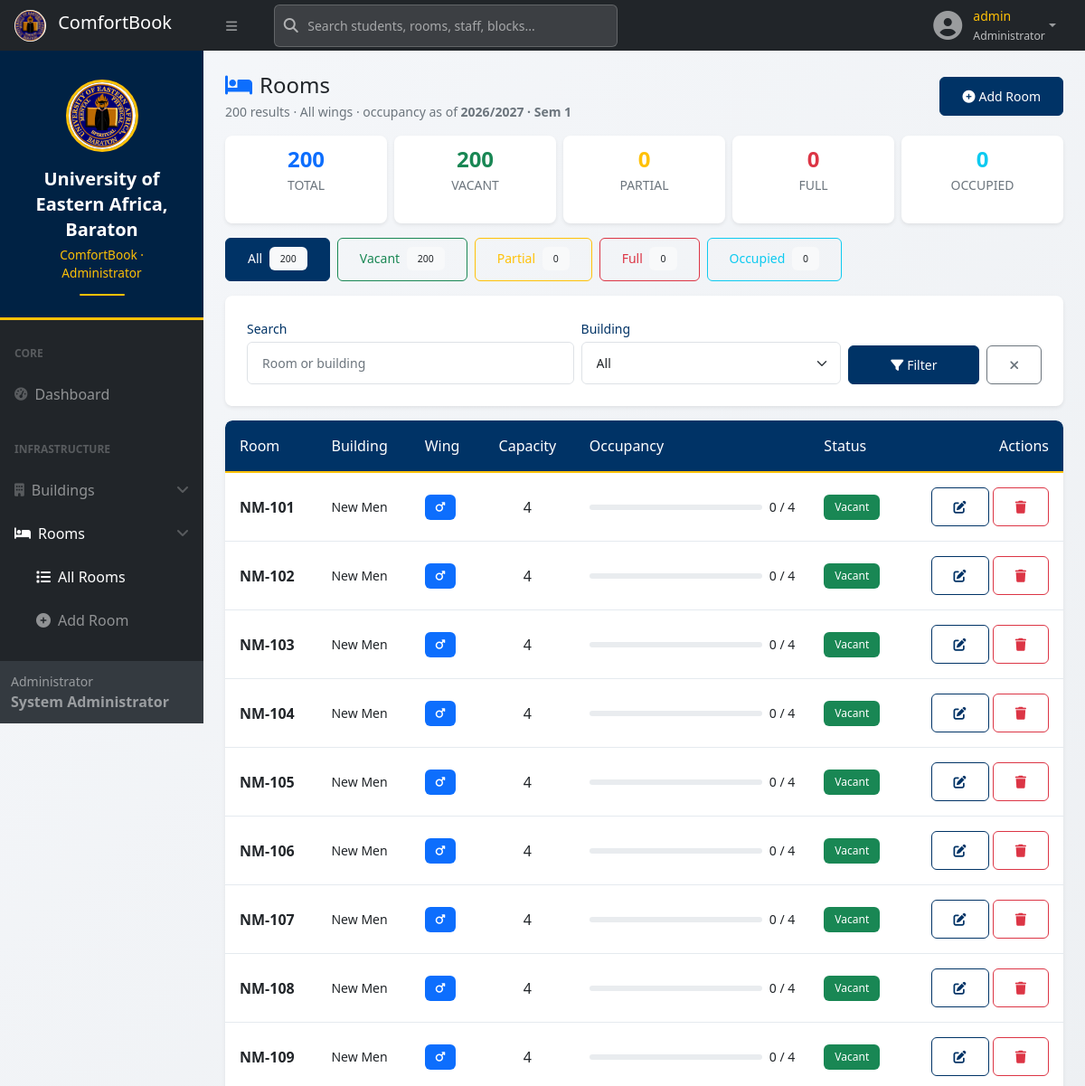
The app's page /user/rooms.php (signed in, upper part), older data.
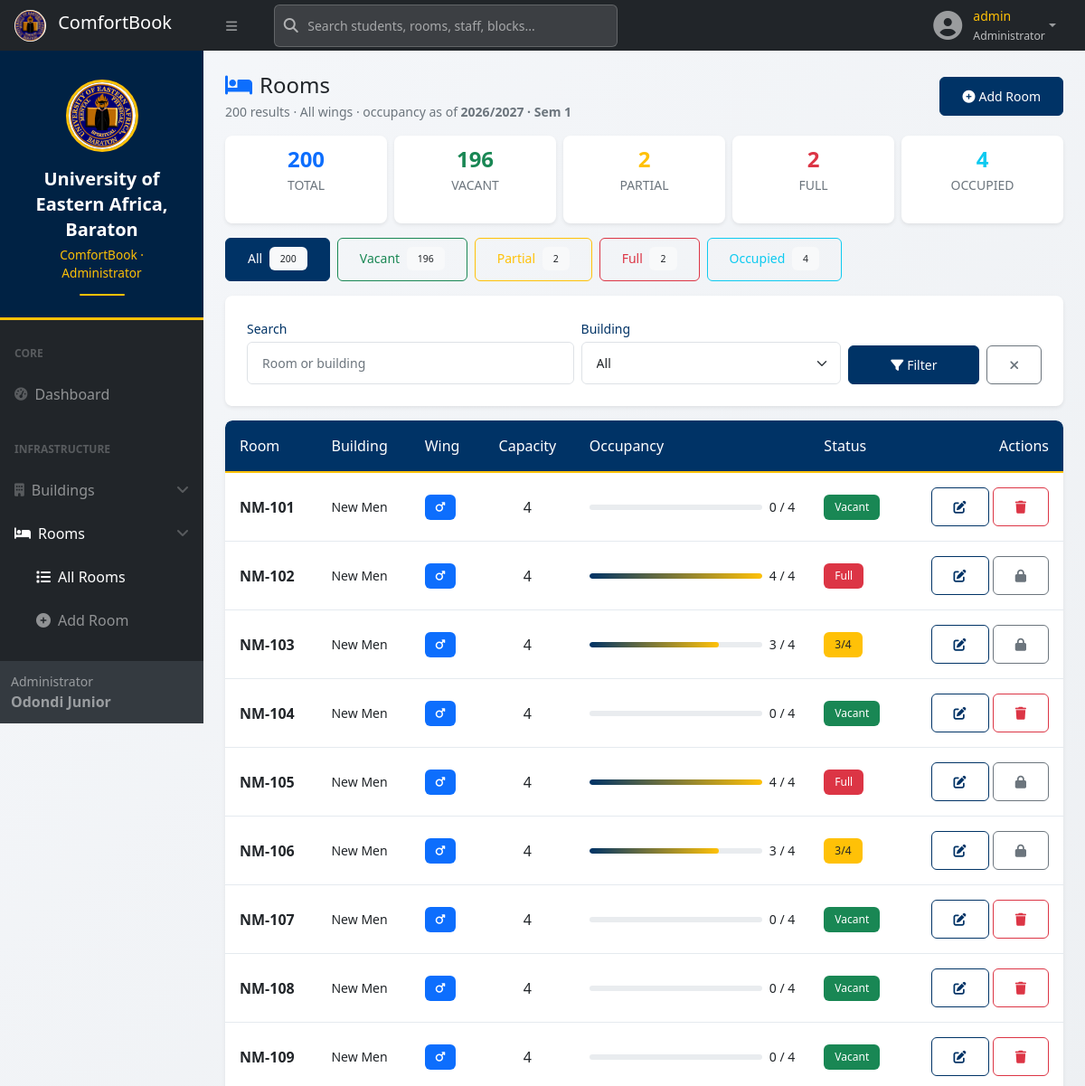
The same page, newer data.
### tables this page shows
CREATE TABLE `rooms` (
  `id` int(10) UNSIGNED NOT NULL,
  `block_id` int(10) UNSIGNED NOT NULL,
  `room_number` varchar(20) NOT NULL,
  `capacity` tinyint(3) UNSIGNED NOT NULL DEFAULT 1,
  `gender` enum('Male','Female') NOT NULL,
  `status` enum('vacant','available_p2','reserved','occupied') NOT NULL DEFAULT 'vacant',
  `reserved_by_student_id` int(10) UNSIGNED DEFAULT NULL,
  `reserved_at` datetime DEFAULT NULL,
  `notes` text DEFAULT NULL,
  `created_at` datetime NOT NULL DEFAULT current_timestamp()
);

CREATE TABLE `blocks` (
  `id` int(10) UNSIGNED NOT NULL,
  `name` varchar(80) NOT NULL,
  `gender` enum('Male','Female') NOT NULL,
  `description` text DEFAULT NULL,
  `is_active` tinyint(1) NOT NULL DEFAULT 1,
  `created_at` datetime NOT NULL DEFAULT current_timestamp()
);

### includes/auth.php (called while the page is built, shortened)
<?php
require_once __DIR__ . '/config.php';
function user_role(): ?string    { return $_SESSION['role'] ?? null; }
function gender_scope(): ?string { return $_SESSION['gender_scope'] ?? null; }
function is_admin(): bool        { return user_role() === 'admin'; }
        ?>
        <?php
function gender_filter(): ?string { return gender_scope(); }
function role_display(): string {
    return match(user_role()) {
        'admin'           => 'Administrator',
        'dean_men'        => 'Dean of Men',
        'dean_women'      => 'Dean of Women',
        'secretary_men'   => 'Secretary (Men)',
        'secretary_women' => 'Secretary (Women)',
        default           => 'User'
    };
}

### includes/config.php (called while the page is built, shortened)
<?php
function h($v): string {
    return htmlspecialchars((string)$v, ENT_QUOTES, 'UTF-8');
}

### user/rooms.php (the view, shortened to what the changed rows need)
<?php
require_once __DIR__ . '/../includes/config.php';
require_once __DIR__ . '/../includes/auth.php';
$gender    = gender_filter();
$filterStatus = $_GET['status'] ?? '';
$where = ' WHERE 1=1'; $params = [];
$occSub = "(SELECT COUNT(DISTINCT s2.id) FROM students s2
            WHERE s2.current_room_id = r.id
              AND s2.placed = 1
              AND s2.is_active = 1)";
$pendingSub = "(SELECT COUNT(*) FROM bookings b2
                WHERE b2.room_id = r.id
                  AND b2.status IN ('pending_otp','pending_payment','pending_approval','confirmed'))";
$perPage = 25;
$page    = max(1, (int)($_GET['page'] ?? 1));
$stmt = $pdo->prepare("
    SELECT r.*, b.name block_name, b.gender block_gender,
           $occSub AS occupants,
           $pendingSub AS pending_bookings
    FROM rooms r
    JOIN blocks b ON b.id = r.block_id
    $where
    ORDER BY b.gender, b.name, r.room_number
");
$stmt->execute($params);
$allRooms = $stmt->fetchAll();
$offset = ($page - 1) * $perPage;
$rooms  = array_slice($allRooms, $offset, $perPage);
$stmt = $pdo->prepare("
    SELECT
        COUNT(*) AS total,
        SUM(CASE WHEN ($occSub) = 0 THEN 1 ELSE 0 END) AS vacant,
        SUM(CASE WHEN ($occSub) > 0 AND ($occSub) < r.capacity THEN 1 ELSE 0 END) AS partial,
        SUM(CASE WHEN ($occSub) >= r.capacity THEN 1 ELSE 0 END) AS full,
        SUM(CASE WHEN ($occSub) > 0 THEN 1 ELSE 0 END) AS occupied
    FROM rooms r
    JOIN blocks b ON b.id = r.block_id
    " . ($gender ? " WHERE r.gender = ?" : "") . "
");
$stmt->execute($gender ? [$gender] : []);
$counts = $stmt->fetch() ?: ['total'=>0,'vacant'=>0,'partial'=>0,'full'=>0,'occupied'=>0];
function semester_status_badge(int $occ, int $cap): string {
    if ($occ === 0)   return '<span class="badge bg-success">Vacant</span>';
    if ($occ >= $cap) return '<span class="badge bg-danger">Full</span>';
    return '<span class="badge bg-warning text-dark">' . $occ . '/' . $cap . '</span>';
}
function rooms_url(array $overrides = []): string {
    $q = array_merge([
        'q'        => $_GET['q']        ?? '',
        'block_id' => $_GET['block_id'] ?? '',
        'status'   => $_GET['status']   ?? '',
        'page'     => $_GET['page']     ?? 1,
    ], $overrides);
    $q = array_filter($q, fn($v) => $v !== '' && $v !== null);
    return 'rooms.php' . ($q ? '?' . http_build_query($q) : '');
}
?>
<?php include __DIR__ . '/partial/header.php'; ?>
<div id="layoutSidenav">
    <?php include __DIR__ . '/partial/sidebar.php'; ?>
    <div id="layoutSidenav_content">
        <main class="container-fluid px-4">
            <div class="row g-2 mb-3">
                <div class="col" style="flex:0 0 20%;max-width:20%;">
                    <div class="card border-0 shadow-sm h-100"><div class="card-body text-center py-2">
                        <div class="fs-4 fw-bold text-success"><?= number_format((int)$counts['vacant']) ?></div>
                        <div class="small text-muted text-uppercase">Vacant</div>
                    </div></div>
                </div>
                <div class="col" style="flex:0 0 20%;max-width:20%;">
                    <div class="card border-0 shadow-sm h-100"><div class="card-body text-center py-2">
                        <div class="fs-4 fw-bold text-warning"><?= number_format((int)$counts['partial']) ?></div>
                        <div class="small text-muted text-uppercase">Partial</div>
                    </div></div>
                </div>
                <div class="col" style="flex:0 0 20%;max-width:20%;">
                    <div class="card border-0 shadow-sm h-100"><div class="card-body text-center py-2">
                        <div class="fs-4 fw-bold text-danger"><?= number_format((int)$counts['full']) ?></div>
                        <div class="small text-muted text-uppercase">Full</div>
                    </div></div>
                </div>
                <div class="col" style="flex:0 0 20%;max-width:20%;">
                    <div class="card border-0 shadow-sm h-100"><div class="card-body text-center py-2">
                        <div class="fs-4 fw-bold text-info"><?= number_format((int)$counts['occupied']) ?></div>
                        <div class="small text-muted text-uppercase">Occupied</div>
                    </div></div>
                </div>
            </div>
            <div class="d-flex flex-wrap gap-2 mb-3">
                <a href="<?= h(rooms_url(['status'=>'vacant', 'page'=>1])) ?>"
                   class="btn btn-sm <?= $filterStatus==='vacant'?'btn-success':'btn-outline-success' ?>">
                    Vacant <span class="badge bg-light text-dark ms-1"><?= number_format((int)$counts['vacant']) ?></span>
                </a>
                <a href="<?= h(rooms_url(['status'=>'partial', 'page'=>1])) ?>"
                   class="btn btn-sm <?= $filterStatus==='partial'?'btn-warning':'btn-outline-warning' ?>">
                    Partial <span class="badge bg-light text-dark ms-1"><?= number_format((int)$counts['partial']) ?></span>
                </a>
                <a href="<?= h(rooms_url(['status'=>'full', 'page'=>1])) ?>"
                   class="btn btn-sm <?= $filterStatus==='full'?'btn-danger':'btn-outline-danger' ?>">
                    Full <span class="badge bg-light text-dark ms-1"><?= number_format((int)$counts['full']) ?></span>
                </a>
                <a href="<?= h(rooms_url(['status'=>'occupied', 'page'=>1])) ?>"
                   class="btn btn-sm <?= $filterStatus==='occupied'?'btn-info':'btn-outline-info' ?>">
                    Occupied <span class="badge bg-light text-dark ms-1"><?= number_format((int)$counts['occupied']) ?></span>
                </a>
            </div>
            <div class="card border-0 shadow-sm">
                <div class="card-body p-0">
                    <?php if (empty($rooms)): ?>
                        <div class="text-center py-5 text-muted">
                            <i class="fas fa-bed fa-3x mb-3 opacity-25"></i>
                            <h6>No rooms found</h6>
                            <p class="small mb-0">Adjust filters or add a room.</p>
                        </div>
                    <?php else: ?>
                        <div class="table-responsive">
                            <table class="table table-hover mb-0 align-middle">
                                <thead class="table-light">
                                    <tr>
                                        <th>Room</th>
                                        <th>Building</th>
                                        <th>Wing</th>
                                        <th class="text-center">Capacity</th>
                                        <th style="width:28%;">Occupancy</th>
                                        <th>Status</th>
                                        <?php if ($isAdmin): ?><th class="text-end">Actions</th><?php endif; ?>
                                    </tr>
                                </thead>
                                <tbody>
                                <?php foreach ($rooms as $r):
                                    $occ = (int)$r['occupants'];
                                    $cap = (int)$r['capacity'];
                                    $pct = $cap > 0 ? round(($occ / $cap) * 100) : 0;
                                    $barColor = $pct >= 100 ? 'danger' : ($pct > 0 ? 'warning' : 'success');
                                    $hasBookings = (int)$r['pending_bookings'] > 0;
                                    $canDelete   = ($occ === 0 && !$hasBookings);
                                ?>
                                    <tr>
                                        <td class="fw-semibold"><?= h($r['room_number']) ?></td>
                                        <td class="small"><?= h($r['block_name']) ?></td>
                                        <td>
                                            <?= $r['block_gender']==='Male'
                                                ? '<span class="badge bg-primary"><i class="fas fa-mars"></i></span>'
                                                : '<span class="badge bg-danger"><i class="fas fa-venus"></i></span>' ?>
                                        </td>
                                        <td class="text-center"><?= $cap ?></td>
                                        <td>
                                            <div class="d-flex align-items-center gap-2">
                                                <div class="progress flex-fill" style="height:6px;min-width:80px;">
                                                    <div class="progress-bar bg-<?= $barColor ?>" style="width:<?= $pct ?>%"></div>
                                                </div>
                                                <span class="small text-nowrap"><?= $occ ?> / <?= $cap ?></span>
                                            </div>
                                        </td>
                                        <td><?= semester_status_badge($occ, $cap) ?></td>
                                        <?php if ($isAdmin): ?>
                                        <td class="text-end">
                                            <a href="room_form.php?id=<?= (int)$r['id'] ?>"
                                               class="btn btn-sm btn-outline-primary edit-btn">
                                                <span class="btn-label"><i class="fas fa-edit"></i></span>
                                            </a>
                                            <?php if ($canDelete): ?>
                                                <button type="button"
                                                        class="btn btn-sm btn-outline-danger delete-btn"
                                                        data-id="<?= (int)$r['id'] ?>"
                                                        data-room="<?= h($r['room_number']) ?>"
                                                        data-building="<?= h($r['block_name']) ?>">
                                                    <i class="fas fa-trash"></i>
                                                </button>
                                            <?php else: ?>
                                                <button type="button"
                                                        class="btn btn-sm btn-outline-secondary"
                                                        data-bs-toggle="tooltip"
                                                        title="<?= $hasBookings ? 'Has active bookings' : 'Room is occupied' ?>">
                                                    <i class="fas fa-lock"></i>
                                                </button>
                                            <?php endif; ?>
                                        </td>
                                        <?php endif; ?>
                                    </tr>
                                <?php endforeach; ?>
                                </tbody>
                            </table>
                        </div>
                    <?php endif; ?>
                </div>
            </div>
        </main>
<?php include __DIR__ . '/partial/footer.php'; ?>

### user/partial/sidebar.php (shortened to what the changed rows need)
<?php
$isAdmin = is_admin();
?>
<div id="layoutSidenav_nav">
    <nav class="sb-sidenav accordion sb-sidenav-dark" id="sidenavAccordion">
        <div class="sb-sidenav-footer">
            <div class="small"><?= h(role_display()) ?></div>
            <strong><?= h($_SESSION['full_name'] ?? 'User') ?></strong>
        </div>
    </nav>
</div>

Row changes from the older to the newer data that the page shows:
changed rooms "NM-102": occ "0" → "4"; text "Vacant" → "Full"
changed rooms "NM-103": occ "0" → "3"; occ (not shown) → "3"; capacity (not shown) → "4"; text "Vacant" → "/"
changed rooms "NM-105": occ "0" → "4"; text "Vacant" → "Full"
changed rooms "NM-106": occ "0" → "3"; occ (not shown) → "3"; capacity (not shown) → "4"; text "Vacant" → "/"
Text that changed along with them:
$_SESSION['full_name']: "System Administrator" → "Odondi Junior"
$counts['vacant']: "200" → "196"
$counts['partial']: "0" → "2"
$counts['full']: "0" → "2"
$counts['occupied']: "0" → "4"
